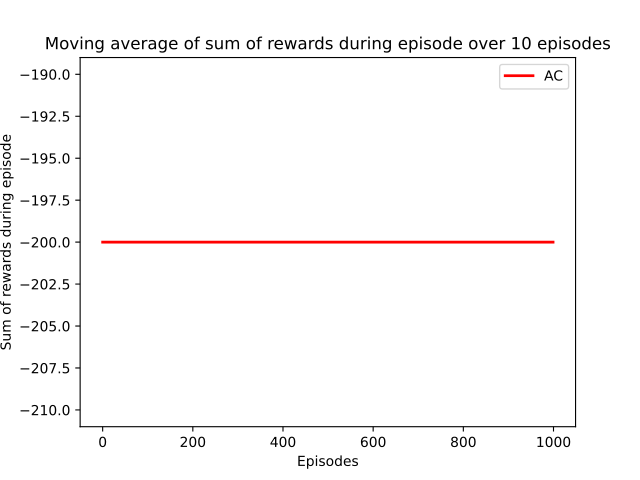

The Python source for this figure:
#AC
import gym
import numpy as np
import matplotlib.pyplot as plt
import os,sys 
parentdir = os.path.dirname(os.path.dirname(os.path.abspath(__file__))) 
sys.path.insert(0,parentdir)  
import plotting_results
import AC.AC_v2 as AC 

env_name='MountainCar-v0'
env=gym.make(env_name)
if_action_discrete=True

hidden_dims=(512,128)
# hidden_dims=(32,32)
num_episodes=1000
max_timestep=200
discount_factor=1.0
actor_learning_rate=0.0009
critic_learning_rate=0.05
actor_nework_max_grad_norm=3
critic_max_grad_norm=3
entropy_loss_weight=10
start_epsilon=0.0000
end_epsilon=0.000000
decay_steps=30000
type_of_decay='constant'

SEED = (45,  8, 16, 78, 90)
episode_reward_result=[]
step_reward_result=[]
episode_length_result=[]
total_step_result=[]
fig, axs = plt.subplots(sharey=False, sharex=False)

for seed in SEED:
    print(seed)
    episode_reward,episode_length=AC.AC(env_name,
            if_action_discrete,
            hidden_dims,
            num_episodes,
            max_timestep,
            discount_factor,
            actor_learning_rate,
            actor_nework_max_grad_norm,
            critic_learning_rate,
            critic_max_grad_norm,
            entropy_loss_weight,
            start_epsilon,
            end_epsilon,
            decay_steps,
            type_of_decay,
            seed)

    episode_reward_result.append(episode_reward)
    # step_reward_result.append(step_reward)
    episode_length_result.append(episode_length)
    # total_step_result.append(total_step)



plotting_results.plot_only_return(result=episode_reward_result,n=10,axs=axs,color='r',label='AC')

#save data
episode_reward_result=np.array(episode_reward_result)
# step_reward_result_Q_learning=np.array(step_reward_result,dtype=float)
episode_length_result=np.array(episode_length_result)

my_path = os.path.dirname(os.path.abspath(__file__))# Figures out the absolute path for you in case your working directory moves around.
my_file = os.path.splitext(os.path.basename(__file__))[0]+'_'+'AC'+'.npz'
np.savez(os.path.join(my_path, my_file), 
    episode_reward_result=episode_reward_result, 
    episode_length_result=episode_length_result)


plt.subplots_adjust(hspace=1)
# #save plot
my_path = os.path.dirname(os.path.abspath(__file__))
my_file = os.path.splitext(os.path.basename(__file__))[0]+'.pdf'
plt.savefig(os.path.join(my_path, my_file))
